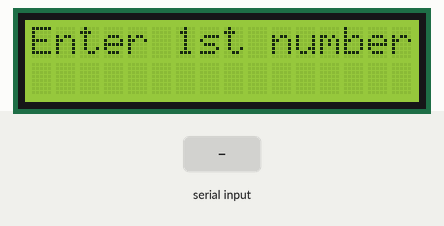
This sketch was run on a simulated Arduino Uno, built with avr-gcc and run on an emulated ATmega328P. Parts: 16×2 character LCD. The inputs (shaded band) are chosen by the test bench. What the sketch prints to the serial monitor is not drawn.

Above: at 1.2 s.
1.3 s: "90/45\n" received over Serial
At 1.6 s:
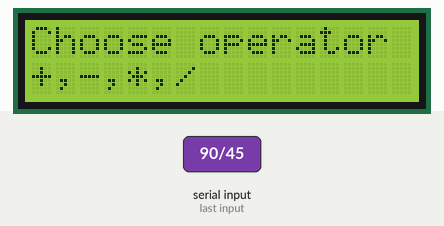
At 2.6 s:
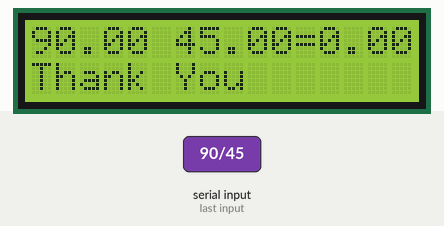
Timing chart, 0 to 4.3 s (numbered marks = the images above; inputs shaded):
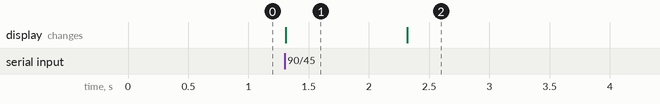

Measured:
- after the input at 1.3 s, the display: changes at once (image 1)
- what the display in image 1 shows lasts 1.0 s, from 1.3 s to 2.3 s

The sketch:

calculator.ino
```cpp
#include <LiquidCrystal.h>
int rs=7;
int en=8;
int d4=9;
int d5=10;
int d6=11;
int d7=12;
LiquidCrystal lcd(rs,en,d4,d5,d6,d7);
int t=5000;
float a;
float b;
String c;
float d;

void setup() {
  lcd.begin(16,2);
  Serial.begin(9600);

}

void loop() {
  lcd.clear();
  lcd.setCursor(0,0);
  lcd.print("Enter 1st number");
  Serial.println("Enter first number");
  while(Serial.available()==0){

  }
  a = Serial.parseFloat();

  lcd.setCursor(0, 0);
  lcd.print("Enter 2nd number");
  Serial.println("Enter 2nd number");
    while(Serial.available()==0){

  }
  b = Serial.parseFloat();

  lcd.clear();
  lcd.setCursor(0, 0);
  lcd.print("Choose operator");
  lcd.setCursor(0, 1);
  lcd.print("+,-,*,/");
  Serial.println("operator");
    while(Serial.available()==0){

  }
  c = Serial.readString();

  if (c=="+"){
    d=a+b;
  }
  if (c=="-"){
    d=a-b;
  }
  if (c=="*"){
    d=a*b;
  }
  if (c=="/"){
    d=a/b;
  }
  Serial.println(d);
  lcd.clear();
  lcd.setCursor(0, 0);
  lcd.print(a);
  lcd.print(c);
  lcd.print(b);
  lcd.print("=");
  lcd.print(d);
  lcd.setCursor(0, 1);
  lcd.print("Thank You");

  delay(t);
}
```
